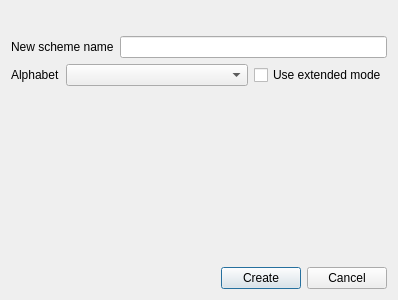
<?xml version="1.0" encoding="UTF-8"?>
<ui version="4.0">
 <class>CreateMSAScheme</class>
 <widget class="QDialog" name="CreateMSAScheme">
  <property name="windowModality">
   <enum>Qt::NonModal</enum>
  </property>
  <property name="geometry">
   <rect>
    <x>0</x>
    <y>0</y>
    <width>398</width>
    <height>300</height>
   </rect>
  </property>
  <property name="windowTitle">
   <string>Create Alignment Color Scheme</string>
  </property>
  <layout class="QVBoxLayout" name="verticalLayout">
   <item>
    <layout class="QHBoxLayout" name="horizontalLayout_4">
     <property name="bottomMargin">
      <number>5</number>
     </property>
     <item>
      <widget class="QLabel" name="validLabel">
       <property name="text">
        <string/>
       </property>
      </widget>
     </item>
    </layout>
   </item>
   <item>
    <layout class="QHBoxLayout" name="horizontalLayout_2">
     <item>
      <widget class="QLabel" name="label">
       <property name="text">
        <string>New scheme name</string>
       </property>
      </widget>
     </item>
     <item>
      <widget class="QLineEdit" name="schemeName"/>
     </item>
    </layout>
   </item>
   <item>
    <layout class="QHBoxLayout" name="horizontalLayout_3">
     <item>
      <widget class="QLabel" name="label_2">
       <property name="text">
        <string>Alphabet</string>
       </property>
      </widget>
     </item>
     <item>
      <widget class="QComboBox" name="alphabetComboBox">
       <property name="sizePolicy">
        <sizepolicy hsizetype="Expanding" vsizetype="Fixed">
         <horstretch>0</horstretch>
         <verstretch>0</verstretch>
        </sizepolicy>
       </property>
      </widget>
     </item>
     <item>
      <widget class="QCheckBox" name="extendedModeBox">
       <property name="text">
        <string>Use extended mode</string>
       </property>
      </widget>
     </item>
    </layout>
   </item>
   <item>
    <spacer name="verticalSpacer">
     <property name="orientation">
      <enum>Qt::Vertical</enum>
     </property>
     <property name="sizeHint" stdset="0">
      <size>
       <width>20</width>
       <height>40</height>
      </size>
     </property>
    </spacer>
   </item>
   <item>
    <layout class="QHBoxLayout" name="horizontalLayout">
     <item>
      <spacer name="horizontalSpacer">
       <property name="orientation">
        <enum>Qt::Horizontal</enum>
       </property>
       <property name="sizeHint" stdset="0">
        <size>
         <width>40</width>
         <height>20</height>
        </size>
       </property>
      </spacer>
     </item>
     <item>
      <widget class="QPushButton" name="createButton">
       <property name="text">
        <string>Create</string>
       </property>
      </widget>
     </item>
     <item>
      <widget class="QPushButton" name="cancelButton">
       <property name="text">
        <string>Cancel</string>
       </property>
      </widget>
     </item>
    </layout>
   </item>
  </layout>
 </widget>
 <resources/>
 <connections/>
</ui>
